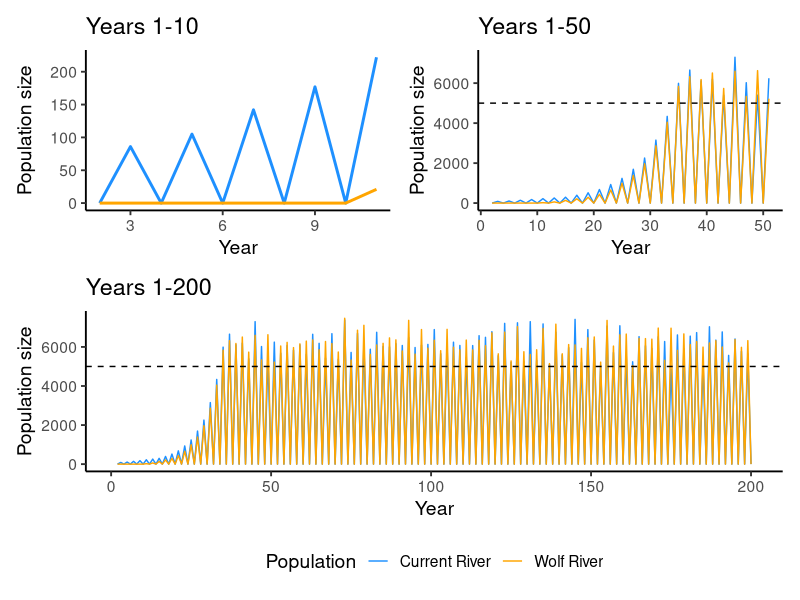

The R source for this figure:
library(ggplot2); library(patchwork)
#------- initialize population

### make waterbodies 

# make list of rivers, only current river will have fish to start, everything else will be empty
waterbodies <- list(rivers = list(current_river = data.frame(fish = 1:100, mig_river = "current_river", year = 1, age = 1, age_maturity = 2, emigrate = 0, birth = 0, death = 0, stringsAsFactors = FALSE),
               wolf_river = NULL), lake = NULL)

### draw parameters for births, emigrants, etc

# 10% chance of emigration
curr_riv_emdraw <-  c(rep("current_river",90), rep("wolf_river", 10))
wolf_riv_emdraw <-  c(rep("wolf_river",90), rep("current_river", 10))

#50% chance of replacement, 30% of doubling, 10% of tripling, 10% of not at all
birth_draw <- c(rep(1,50), rep(2,30), rep(3, 10), rep(0,10))


#####################################################################

# functions

#####################################################################

#------- emigrate function
emigrate <-  function(rivers){
  #test to see if anything in the river
  if(nrow(rivers)==0){
    print(paste("No fish in rivers"))
  } 
  # if there are fish in river then sample from their respective emigrant draw
  else{
    if(rivers[1,"mig_river"]=="current_river"){
      for(i in 1:nrow(rivers)) {
        rivers[i,"mig_river"] <- sample(curr_riv_emdraw, size = 1, replace = TRUE)
      }
    } else{
      for(i in 1:nrow(rivers)) {
        rivers[i,"mig_river"] <- sample(wolf_riv_emdraw, size = 1, replace = TRUE)
      }
    }
  }
  return(rivers)
}

#------- outmigrate function

outmigrate <-  function(current_river, wolf_river, lake){
  
  #send fish in rivers into lake
  lake <- rbind(lake, current_river, wolf_river)
  
  #clear rivers
  current_river <- current_river[FALSE,]
  wolf_river <- wolf_river[FALSE,]
  
  #make and return waterbodies
  
  waterbodies <- list(rivers = list(current_river = current_river, wolf_river = wolf_river), lake  = lake)
  
  return(waterbodies)
  
}

#------- migrate to lake and age

migrate <- function(lake){
  
  # index fish migrating to current river and appropriate age
  current_river_mig <- which(lake[,"mig_river"]=="current_river" & 
                               lake[,"age"]==lake[,"age_maturity"])
  
  current_river <-lake[current_river_mig,]
  
  # index fish migrating to wolf river and appropriate age
  wolf_river_mig <- which(lake[,"mig_river"]=="wolf_river" & 
                               lake[,"age"]==lake[,"age_maturity"])
  
  wolf_river <- lake[wolf_river_mig,]
  
  # index lake for fish that are less than age at maturity, drop fish that have aged out
  # then add a year
  
  lake_nonmigs <- which(lake[,"age"] < lake[,"age_maturity"]) #lake non-migrants
  lake <- lake[lake_nonmigs,]
  
  lake[,"age"] <- lake[,"age"] + 1
  
  #remake and return waterbodies
  waterbodies <- list(rivers = list(current_river = current_river, wolf_river = wolf_river), lake = lake)
  return(waterbodies)
  
}

#------- density dependence

density_dependence <- function(rivers){
  if(is.null(rivers)==TRUE){
    print(paste("No limitation on spawning, fish are in lake"))
  }else{
    if(nrow(rivers)<20){ #if ther are less 20 fish in the river thet can't spawn and set pop = 0
      rivers <- rivers[FALSE,]
    }else{
    pop_size <- nrow(rivers) # make pop size = to length of pop
    k <-round(rnorm(1, mean = 5000, sd = 250),0) # K is a random draw from normal dist w/ mean 5000 and sd 250
    if(pop_size > k){
      number_to_kill <- 1.5*(pop_size - k) # get number of individuals to kill (1.5* # over K)
      individuals_to_kill <- sample(1:pop_size, size = number_to_kill, replace = FALSE)
      # kill individuals in current river that match those in individuals to kill
      rivers[individuals_to_kill,"death"]  <- 1
    }
    }
  }
  
  return(rivers)
}

#------- births
make_baby <- function(rivers){
  if(nrow(rivers)==0){
    print(paste("No spawning, fish are in lake"))
  } else{ 
    for(i in 1:nrow(rivers)){
      #only do individuals that haven't died
      if(rivers[i,"death"] == 0){
        rivers[i,"birth"] <- sample(birth_draw, size = 1, replace = TRUE)
      }
    }
  }
  return(rivers)
}

#####################################################################

# run IBM

#####################################################################

#------- intialize starting parameters
### make waterbodies 

# make list of rivers, only current river will have fish to start, everything else will be empty

current_river <- data.frame(fish = 1:100, mig_river = "current_river", year = 1, age = 1, age_maturity = 2, emigrate = 0, birth = 0, death = 0, stringsAsFactors = FALSE)
wolf_river <- current_river[FALSE,] # make empty df but inherit names from current river
lake <- current_river[FALSE,] # make empty df but inherit names from current river

waterbodies <- list(rivers = list(current_river = current_river, wolf_river = wolf_river),
                    lake = lake)
### draw parameters for births, emigrants, etc

# 10% chance of emigration
curr_riv_emdraw <-  c(rep("current_river",90), rep("wolf_river", 10))
wolf_riv_emdraw <-  c(rep("wolf_river",90), rep("current_river", 10))

#50% chance of replacement, 30% of doubling, 10% of tripling, 10% of not at all
birth_draw <- c(rep(1,50), rep(2,30), rep(3, 10), rep(0,10))

# age at maturyit draw
#mat_age_draw <- c(rep(2,90), rep(3,10))
# num of gens
gens <- c(2:200)

# empty data frame for sum stats

sum_stats <- NULL

#### run the IBM
for (j in gens){
  
  #------- emigrate 
  
  waterbodies$rivers <- lapply(waterbodies$rivers, emigrate)
  
  #------- outmigrate 
  
  waterbodies <- outmigrate(current_river = waterbodies$rivers$current_river,
                            wolf_river = waterbodies$rivers$wolf_river,
                            lake = waterbodies$lake)
  
  #------- migrate
  
  waterbodies <- migrate(lake = waterbodies$lake)
  
  #------- density dependence
  
  waterbodies$rivers <- lapply(waterbodies$rivers, density_dependence)
  
  #------- births
  
  waterbodies$rivers <- lapply(waterbodies$rivers, make_baby)
  
  #------- compile summary statistics
  
  ### for current river
  if(nrow(waterbodies$rivers$current_river) == 0){
    cr_N <- 0
    cr_births <- 0
  }else{
  cr_N <- nrow(waterbodies$rivers$current_river) # number of fish that spawned
  cr_births <- sum(waterbodies$rivers$current_river[,"birth"]) # number of babies born
  }
  
  ### for wolf river
  if(nrow(waterbodies$rivers$wolf_river) == 0){
    wr_N <- 0
    wr_births <- 0
  } else{
  wr_N <- nrow(waterbodies$rivers$wolf_river) # number of fish that spawned
  wr_births <- sum(waterbodies$rivers$wolf_river[,"birth"]) # number of babies born
  }
  
  ### for lake
  if(nrow(waterbodies$lake) == 0){
    lake_N <- 0
  } else{
  lake_N <- nrow(waterbodies$lake)
  }
  
  sum_stats <- rbind(sum_stats, cbind(year = j,cr_N, cr_births, wr_N, wr_births, lake_N))
  
  #------- remake waterbodies with new births
  
  ### current river
  if(nrow(waterbodies$rivers$current_river)== 0){
    current_river <- waterbodies$rivers$current_river
  }else{
  current_river <- data.frame(fish = 1:sum(waterbodies$rivers$current_river[,"birth"]), 
                              mig_river = "current_river", year = j, age = 1, age_maturity = 2, 
                              emigrate = 0, birth = 0, death = 0, stringsAsFactors = FALSE)
  }
  
  ### wolf river
  if(nrow(waterbodies$rivers$wolf_river) == 0){
    wolf_river <- waterbodies$rivers$wolf_river
  }else{
    wolf_river <- data.frame(fish = 1:sum(waterbodies$rivers$wolf_river[,"birth"]), 
                                mig_river = "wolf_river", year = j, age = 1, age_maturity = 2, 
                                emigrate = 0, birth = 0, death = 0, stringsAsFactors = FALSE)
  }
  
  waterbodies <- list(rivers = list(current_river = current_river, wolf_river = wolf_river), 
                      lake = waterbodies$lake)
  

}


#####################################################################

# plot IBM

#####################################################################

sum_stats <- data.frame(sum_stats)

y200 <- ggplot(data = sum_stats)+
 geom_line(aes(x = year, y = cr_N, color = "Current River"), size =0.5) +
  geom_line(aes(x =year, y = wr_N, color = "Wolf River"), size =0.5 ) +
  geom_hline(yintercept = 5000, linetype = "dashed" ) +
  scale_color_manual(name = "Population", 
                     values = c("Current River" = "dodgerblue", "Wolf River" = "orange")) +
  labs( x ="Year", y = "Population size", title= "Years 1-200") +
  theme_classic(base_size = 14) +
  theme(legend.position = "none") 

y10 <- ggplot(data = sum_stats[1:10,])+
  geom_line(aes(x = year, y = cr_N, color = "Current River"), size =1) +
  geom_line(aes(x =year, y = wr_N, color = "Wolf River"), size =1 ) +
  #geom_hline(yintercept = 5000, linetype = "dashed" ) +
  scale_color_manual(name = "Population", 
                     values = c("Current River" = "dodgerblue", "Wolf River" = "orange")) +
  labs( x ="Year", y = "Population size", title= "Years 1-10") +
  theme_classic(base_size = 14) +
  theme(legend.position = "none") 

y50 <- ggplot(data = sum_stats[1:50,])+
  geom_line(aes(x = year, y = cr_N, color = "Current River"), size =0.5) +
  geom_line(aes(x =year, y = wr_N, color = "Wolf River"), size =0.5 ) +
  geom_hline(yintercept = 5000, linetype = "dashed" ) +
  scale_color_manual(name = "Population", 
                     values = c("Current River" = "dodgerblue", "Wolf River" = "orange")) +
  labs( x ="Year", y = "Population size", title= "Years 1-50") +
  theme_classic(base_size = 14) +
  theme(legend.position = "none") 

(y10 + y50)/y200 + theme(legend.position = "bottom")





